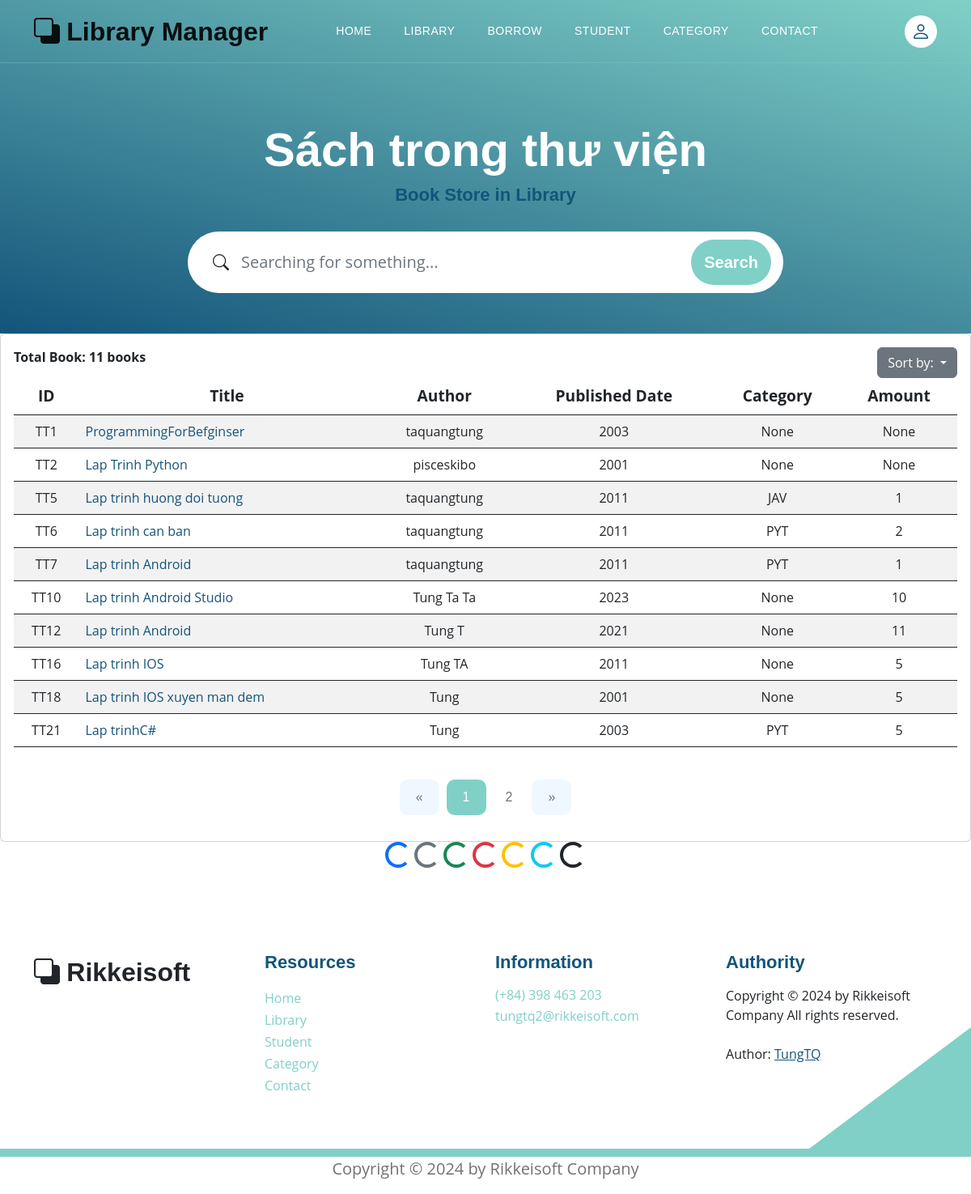
/books, run on the app's committed database.
### models.py (models this page shows, shortened)
class Book(Base):
    __tablename__ = 'books'
    username_id = Column(String(30), ForeignKey('users.username'), nullable=False)
    id_book = Column(String(30), primary_key=True, unique=True, index=True)         # Số thứ tự sách
    title = Column(String(100), index=True)      # Tiêu đề sách
    author = Column(String(100), index=True)     # Tác giả
    year = Column(Integer)                  # Năm xuất bản
    quantity_amount = Column(Integer, index=True, default=0)
    category_id = Column(String(10), ForeignKey('category.category_id'), nullable=False)
    insert_at = Column(DateTime, index = True)
    insert_id = Column(String(30), index = True)
    update_at = Column(DateTime,index=True)
    update_id = Column(String(30), index = True)
    delete_at = Column(DateTime,index=True)
    delete_id = Column(String(30), index = True)
    delete_flag = Column(Integer, index=True)
    user = relationship("User", back_populates="books")
    category = relationship("Category", back_populates="category_books")
    borrows = relationship("BorrowBook", back_populates="book_borrow")
    borrowfinal = relationship("BorrowBookFinal", back_populates="book_borrow_final")

class Category(Base):
    __tablename__ = 'category'
    category_id = Column(String(10), primary_key=True, index=True)
    category_name = Column(String(50), index=True)
    insert_at = Column(DateTime, index = True)
    insert_id = Column(String(30), index = True)
    update_at = Column(DateTime,index=True)
    update_id = Column(String(30), index = True)
    delete_at = Column(DateTime,index=True)
    delete_id = Column(String(30), index = True)
    delete_flag = Column(Integer, index=True)
    category_books = relationship("Book", back_populates="category")

### main.py (the view)
@app.get('/books', response_class=HTMLResponse)
async def read_all_books(request: Request, page: int = Query(1, gt=0), page_size: int = Query(10, gt=0), db: Session = Depends(models.get_db)):
    offset = (page - 1) * page_size
    books = db.query(models.Book).filter(models.Book.delete_flag == 0).offset(offset).limit(page_size).all()
    total_books = db.query(models.Book).filter(models.Book.delete_flag == 0).count()
    total_pages = (total_books + page_size - 1) // page_size  # Tính toán tổng số trang
    return templates.TemplateResponse("library.html", {
        "request": request,
        "books": books,
        "total_books": total_books,
        "page": page,
        "total_pages": total_pages
    })

### templates/library.html (shortened to what this page needs)
{% extends "base.html" %}
{% block content %}
<section class="hero-section d-flex justify-content-center align-items-center" id="section_1"
    style="padding-bottom: 50px;">
    <div class="container">
        <div class="row">
            <div class="col-lg-8 col-12 mx-auto">
                <h1 class="text-white text-center"> Sách trong thư viện </h1>
                <h6 class="text-center"> Book Store in Library </h6>
                <form method="get" action="/books/search_book" class="custom-form mt-4 pt-2 mb-lg-0 mb-5" role="search">
                    <div class="input-group input-group-lg">
                        <span class="input-group-text bi-search" id="basic-addon1"></span>
                        <input name="searching" type="search" class="form-control" id="searching"
                            placeholder="Searching for something..." aria-label="Search Anywhere">
                        <button type="submit" class="btn btn-primary">Search</button>
                    </div>
                </form>
            </div>
        </div>
    </div>
</section>
<div class="card card-table comman-shadow">
    <div class="card-body">
        <div class="table-responsive">
            <div id="DataTables_Table_0_wrapper" class="dataTables_wrapper no-footer">
                <div class="row">
                    <div class="col-md-6">
                        <div class="dataTables_length" id="DataTables_Table_0_length">
                            <label> <b> Total Book: {{total_books}} books </b>
                            </label>
                        </div>
                    </div>
                    <div class="col-md-6 text-md-end">
                        <div class="dropdown">
                            <button class="btn btn-secondary dropdown-toggle" type="button" data-bs-toggle="dropdown" aria-expanded="false">
                                Sort by:
                            </button>
                        </div>
                    </div>
                </div>
                <table
                    class="table border-0 star-student table-hover table-center mb-0 datatable table-striped dataTable no-footer"
                    id="DataTables_Table_0" aria-describedby="DataTables_Table_0_info">
                    <thead class="student-thread">
                        <tr style="text-align: center; font-size:larger;">
                            <th rowspan="1" colspan="1"
                                aria-label="ID: activate to sort column ascending">ID</th>
                            <th rowspan="1" colspan="1"
                                aria-label="Title: activate to sort column ascending">Title</th>
                            <th rowspan="1" colspan="1"
                                aria-label="Author: activate to sort column ascending">Author</th>
                            <th rowspan="1" colspan="1"
                                aria-label="Published Date: activate to sort column ascending">Published Date</th>
                            <th rowspan="1" colspan="1"
                                aria-label="Category: activate to sort column ascending">Category</th>
                            <th rowspan="1" colspan="1"
                                aria-label="Action: activate to sort column ascending">Amount</th>
                        </tr>
                    </thead>
                    <tbody>
                        <form action="">
                        {% for book in books %}
                            <tr class="{% if loop.index is even %} even {% else %}odd{% endif %}">
                                <td style="text-align: center;">{{ book.id_book }}</td>
                                <td> <a href="#">{{ book.title }}</a></td>
                                <td style="text-align: center;">{{ book.author }}</td>
                                <td style="text-align: center;">{{ book.year }}</td>
                                <td style="text-align: center;">{{ book.category }}</td>
                                <td style="text-align: center;">{{ book.quantity_amount }}</td>
                            </tr>
                        {% endfor %}
                        </form>
                    </tbody>
                </table>
                <div style="text-align: center;">
                    <nav aria-label="Page navigation example" style="display: inline-block;">
                        <ul class="pagination">
                            <li class="page-item {% if page == 1 %}disabled{% endif %}">
                                <a class="page-link" href="/books?page={{ page - 1 }}" aria-label="Previous">
                                    <span aria-hidden="true">&laquo;</span>
                                </a>
                            </li>
                            {% for num in range(1, total_pages + 1) %}
                            <li class="page-item {% if num == page %}active{% endif %}">
                                <a class="page-link" href="/books?page={{ num }}">{{ num }}</a>
                            </li>
                            {% endfor %}
                            <li class="page-item {% if page == total_pages %}disabled{% endif %}">
                                <a class="page-link" href="/books?page={{ page + 1 }}" aria-label="Next">
                                    <span aria-hidden="true">&raquo;</span>
                                </a>
                            </li>
                        </ul>
                    </nav>
                </div>
            </div>
        </div>
    </div>
</div>
<div style="text-align: center;">
    <div class="spinner-border text-primary" role="status">
    </div>
    <div class="spinner-border text-secondary" role="status">
    </div>
    <div class="spinner-border text-success" role="status">
    </div>
    <div class="spinner-border text-danger" role="status">
    </div>
    <div class="spinner-border text-warning" role="status">
    </div>
    <div class="spinner-border text-info" role="status">
    </div>
    <div class="spinner-border text-dark" role="status">
    </div>
  </div>
{% endblock content %}

### static/css/templatemo-topic-listing.css (style rules this page uses)
:root { --white-color: #ffffff; --primary-color: #13547a; --secondary-color: #80d0c7; --section-bg-color: #f0f8ff; --custom-btn-bg-color: #80d0c7; --custom-btn-bg-hover-color: #13547a; --dark-color: #000000; --p-color: #717275; --border-color: #7fffd4; --link-hover-color: #13547a; --body-font-family: 'Open Sans', sans-serif; --title-font-family: 'Montserrat', sans-serif; --h1-font-size: 58px; --h2-font-size: 46px; --h3-font-size: 32px; --h4-font-size: 28px; --h5-font-size: 24px; --h6-font-size: 22px; --p-font-size: 20px; --menu-font-size: 14px; --btn-font-size: 18px; --copyright-font-size: 16px; --border-radius-large: 100px; --border-radius-medium: 20px; --border-radius-small: 10px; --font-weight-normal: 400; --font-weight-medium: 500; --font-weight-semibold: 600; --font-weight-bold: 700; }
body { background-color: var(--white-color); font-family: var(--body-font-family); }
h2, h3, h4, h5, h6 { color: var(--dark-color); }
h1, h2, h3, h4, h5, h6 { font-family: var(--title-font-family); font-weight: var(--font-weight-semibold); }
h1 { font-size: var(--h1-font-size); font-weight: var(--font-weight-bold); }
h6 { color: var(--primary-color); font-size: var(--h6-font-size); }
ul li { color: var(--p-color); font-size: var(--p-font-size); font-weight: var(--font-weight-normal); }
a, button { touch-action: manipulation; transition: all 0.3s; }
a { display: inline-block; color: var(--primary-color); text-decoration: none; }
b, strong { font-weight: var(--font-weight-bold); }
.hero-section { background-image: linear-gradient(15deg, #13547a 0%, #80d0c7 100%); position: relative; overflow: hidden; padding-top: 150px; padding-bottom: 150px; }
.hero-section .input-group { background-color: var(--white-color); border-radius: var(--border-radius-large); padding: 10px 15px; }
.hero-section .input-group-text { background-color: transparent; border: 0; }
.hero-section input[type="search"] { border: 0; box-shadow: none; margin-bottom: 0; padding-left: 0; }
.hero-section button[type="submit"] { background-color: var(--primary-color); border: 0; border-radius: var(--border-radius-large) !important; color: var(--white-color); max-width: 150px; }
.pagination { margin-top: 40px; }
.page-link { border: 0; border-radius: var(--border-radius-small); color: var(--p-color); font-family: var(--title-font-family); margin: 0 5px; padding: 10px 20px; }
.page-item:first-child .page-link { margin-right: 10px; }
.page-item:first-child .page-link, .page-item:last-child .page-link { background-color: var(--section-bg-color); border-radius: var(--border-radius-small); }
.active>.page-link, .page-link.active { background-color: var(--secondary-color); border-color: var(--secondary-color); }
.custom-form .form-control { border-radius: var(--border-radius-large); color: var(--p-color); margin-bottom: 24px; padding-top: 13px; padding-bottom: 13px; padding-left: 20px; outline: none; }
.custom-form button[type="submit"] { background: var(--custom-btn-bg-color); border: none; border-radius: var(--border-radius-large); color: var(--white-color); font-family: var(--title-font-family); font-size: var(--p-font-size); font-weight: var(--font-weight-semibold); transition: all 0.3s; margin-bottom: 0; }

### data on the page
Book: id_book "TT1", title "ProgrammingForBefginser", author "taquangtung", year "2003", category "None", quantity_amount "None"
Book: id_book "TT2", title "Lap Trinh Python", author "pisceskibo", year "2001", category "None", quantity_amount "None"
Book: id_book "TT5", title "Lap trinh huong doi tuong", author "taquangtung", year "2011", category "JAV", quantity_amount "1"
Book: id_book "TT6", title "Lap trinh can ban", author "taquangtung", year "2011", category "PYT", quantity_amount "2"
Book: id_book "TT7", title "Lap trinh Android", author "taquangtung", year "2011", category "PYT", quantity_amount "1"
Book: id_book "TT10", title "Lap trinh Android Studio", author "Tung Ta Ta", year "2023", category "None", quantity_amount "10"
Book: id_book "TT12", title "Lap trinh Android", author "Tung T", year "2021", category "None", quantity_amount "11"
Book: id_book "TT16", title "Lap trinh IOS", author "Tung TA", year "2011", category "None", quantity_amount "5"
Book: id_book "TT18", title "Lap trinh IOS xuyen man dem", author "Tung", year "2001", category "None", quantity_amount "5"
Book: id_book "TT21", title "Lap trinhC#", author "Tung", year "2003", category "PYT", quantity_amount "5"

### other printed values
{{ total_books }} "11"
{{ num }} "1" "2"
